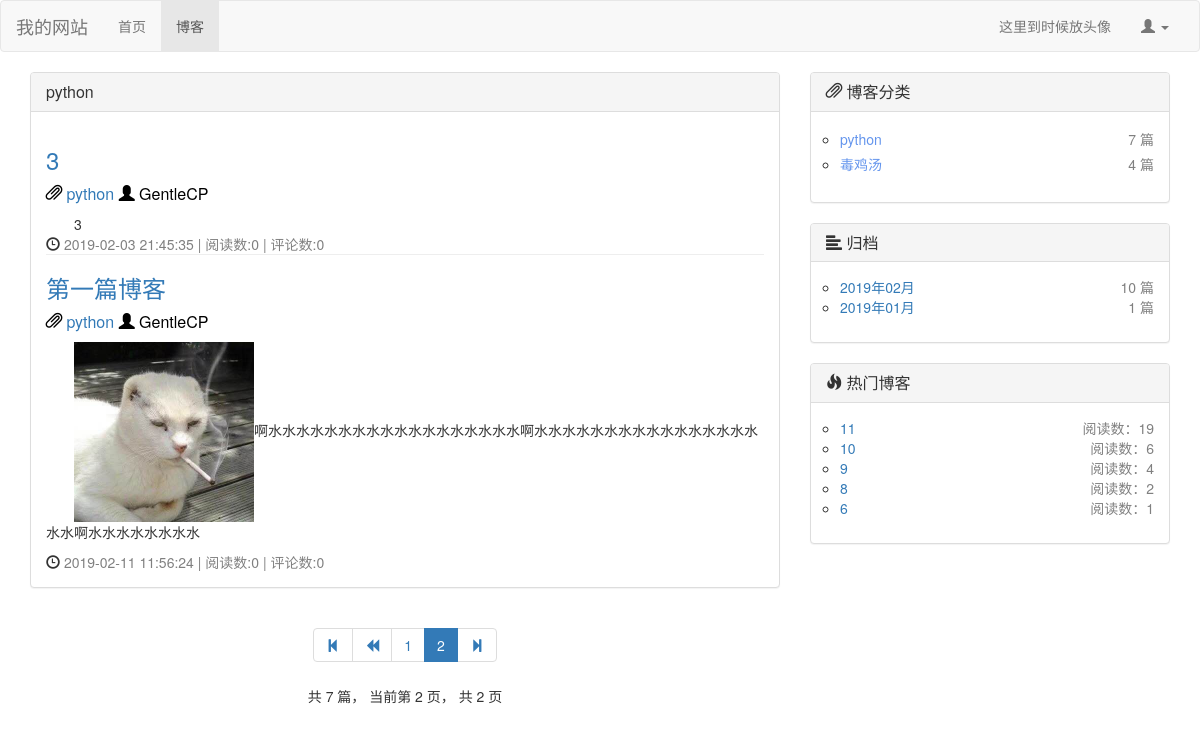
The app's page /blog/blog_type/1?page=2, older data.
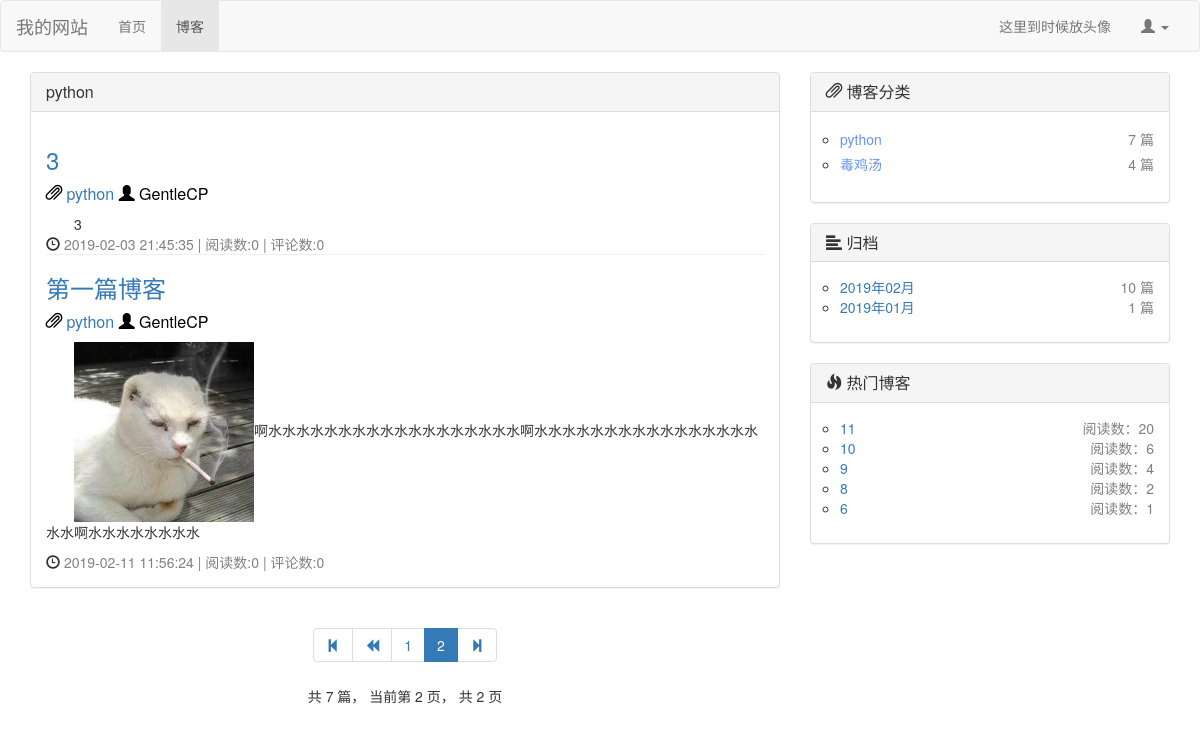
The same page, newer data.
### blog/models.py (models this page shows, shortened)
class Blog(models.Model, ReadNumExtendMethod):
    title = models.CharField(max_length=40, verbose_name="标题")
    blog_type = models.ForeignKey(BlogType, on_delete=models.DO_NOTHING, verbose_name="博客类型")
    author = models.ForeignKey(User, on_delete=models.DO_NOTHING, verbose_name="作者")
    content = RichTextUploadingField(verbose_name="内容")
    created_time = models.DateTimeField(auto_now_add=True, verbose_name="创建时间")
    last_modified_time = models.DateTimeField(auto_now=True, verbose_name="上次修改时间")
    class Meta:
        ordering = ['-created_time', ]  # 这里让前端网页在对从request获取到的数据排序按照创建时间由新到旧

### read_statistic/models.py (models this page shows, shortened)
class ReadNum(models.Model):
    read_num = models.IntegerField(default=0)
    content_type = models.ForeignKey(ContentType,on_delete=models.DO_NOTHING) # 将ContentType绑定作为外键生成contenttype对象
    object_id = models.PositiveIntegerField() # 对象的id，确定了对象后根据id唯一定位对象
    content_object = GenericForeignKey('content_type','object_id') # 将上面两个合并成一个content对象

### blog/views.py (the view)
# urls.py: path('blog_type/<int:blog_type_id>',views.get_blog_with_type, name = "blog_with_type"), #所有该类型下的blog
def get_blog_with_type(request, blog_type_id):
    type = get_object_or_404(BlogType, id=blog_type_id)
    all_blogs = Blog.objects.filter(blog_type=type)  # 获取该type下所有的blog
    context = get_blog_common(request, all_blogs)
    context['blog_type'] = type
    return render(request, 'blog_with_type.html', context)

### blog/utils.py (called while the page is built)
def blogs_pagination(request, all_blogs):
    blog_paginator = Paginator(all_blogs, settings.BLOGS_PER_PAGE)  # 博客分页器，5条一页
    page_num = request.GET.get('page', 1)  # 获取url请求中页面的参数
    blogs_in_page = blog_paginator.get_page(page_num)  # 根据页面获取到该页的blog对象
    current_page_num = blogs_in_page.number  # 当前页面
    page_range = [i for i in [current_page_num - 2, current_page_num - 1, current_page_num,
                              current_page_num + 1, current_page_num + 2] if
                  i > 0 and i <= blog_paginator.num_pages]
    return blogs_in_page, page_range

def get_blog_types():
    blog_types = BlogType.objects.all()
    for blog_type in blog_types:
        blog_count = Blog.objects.filter(blog_type=blog_type).count()  # 根据博客类型统计该类型下的博客数量
        blog_type.blog_count = blog_count
    return blog_types

### comment/templatetags/comment_tags.py (called while the page is built)
@register.simple_tag  # simple_tag允许传入多个参数
def get_comment_num(obj):
    content_type = ContentType.objects.get_for_model(obj)  # 通过对象获取content_type
    comment_num = Comment.objects.filter(content_type=content_type, object_id=obj.id).count()  # 评论数
    return comment_num

### blog/templates/blog_with_type.html (shortened to what this page needs)
{% extends 'blog_list.html' %}
{% block blog-head %}{{ blog_type.type_name }}{% endblock %}

### blog/templates/blog_list.html (shortened to what the changed rows need)
{% extends 'base.html' %}
{% load staticfiles %}
{% load comment_tags %}
{% block head_extends %}
    <link rel="stylesheet" href="{% static 'css/blog.css' %}">
{% endblock %}
{% block content %}
    <div class="container">
        <div class="row">
            <div class="col-md-4">
                <div class="panel panel-default">
                    <div class="panel-body">
                        <ul class="blog-types">
                            {% for hot_blog in hot_blogs %}
                                <li>
                                    <nobr class="blog-url"><a href={% url 'blog_detail' hot_blog.id %}>
                                        {{ hot_blog.title }} </a></nobr>
                                    <nobr class="blog-arg">阅读数：{{ hot_blog.get_read_num }}</nobr>
                                </li>
                            {% endfor %}
                        </ul>
                    </div>
                </div>
            </div>
        </div>
    </div>
{% endblock %}

Row changes from the older to the newer data that the page shows:
changed through a linked row, Blog (number 3 of 7 on the later page): get_read_num "19" → "20"
